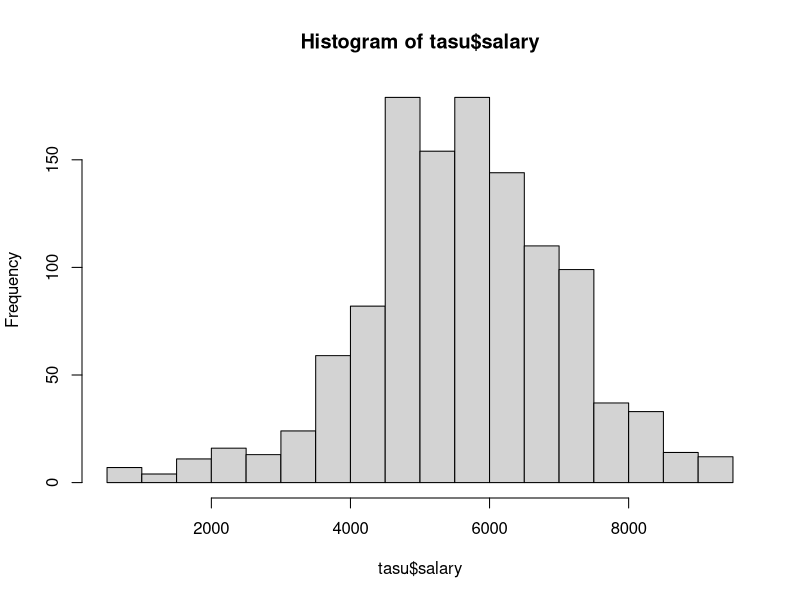
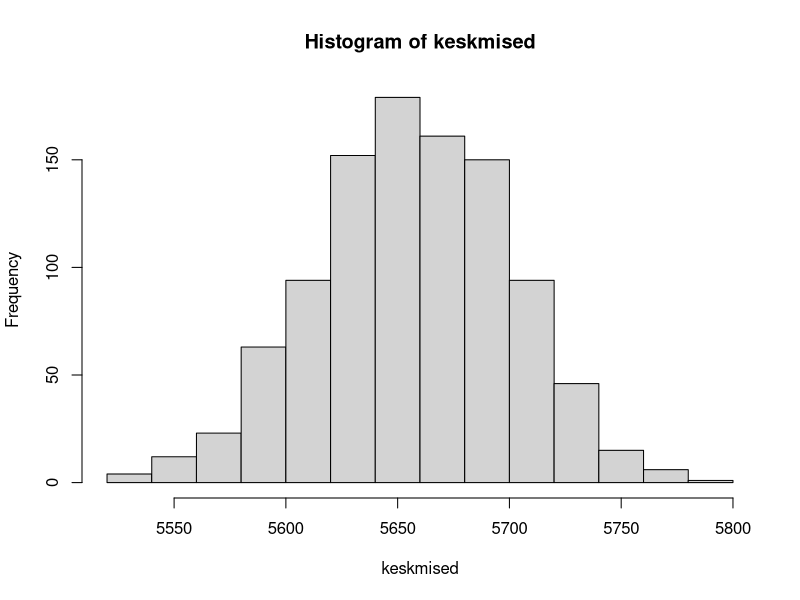
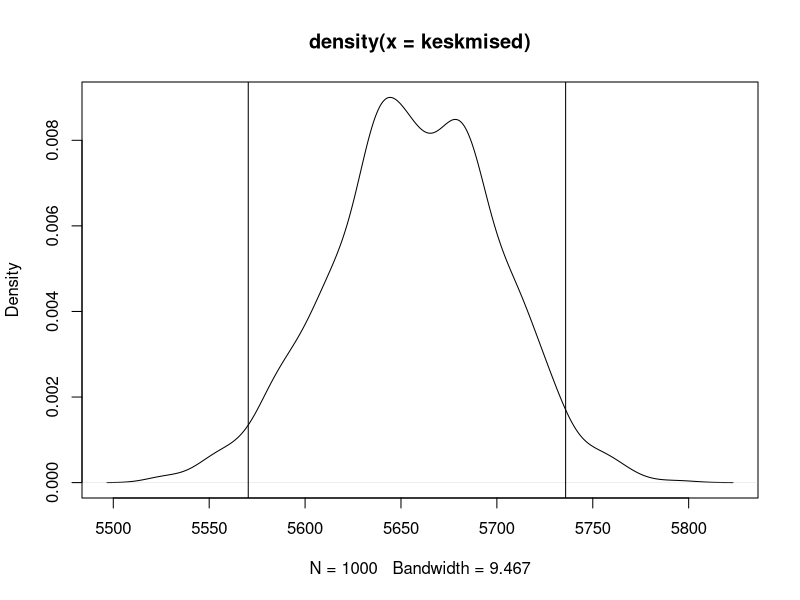
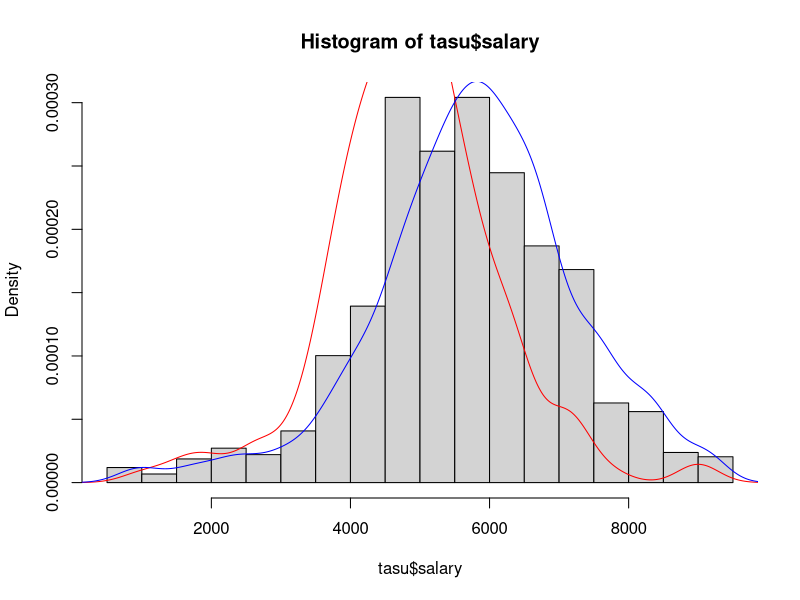
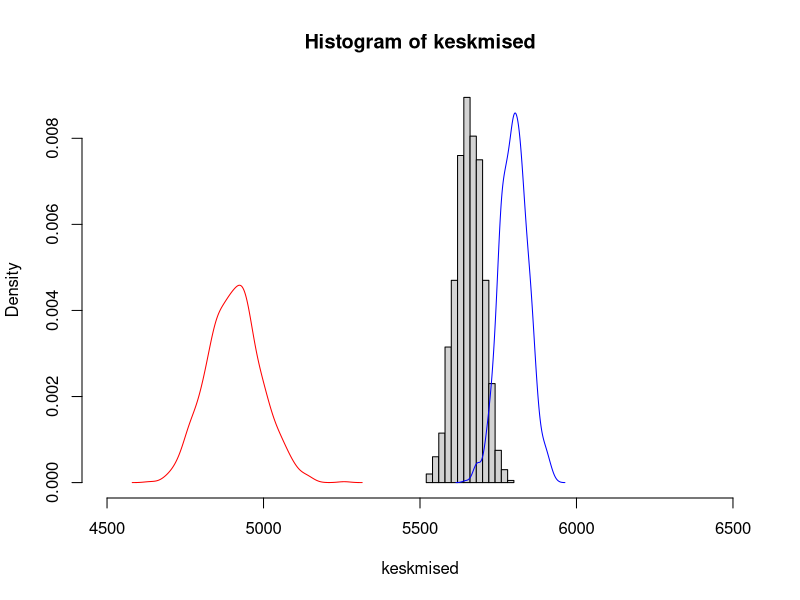
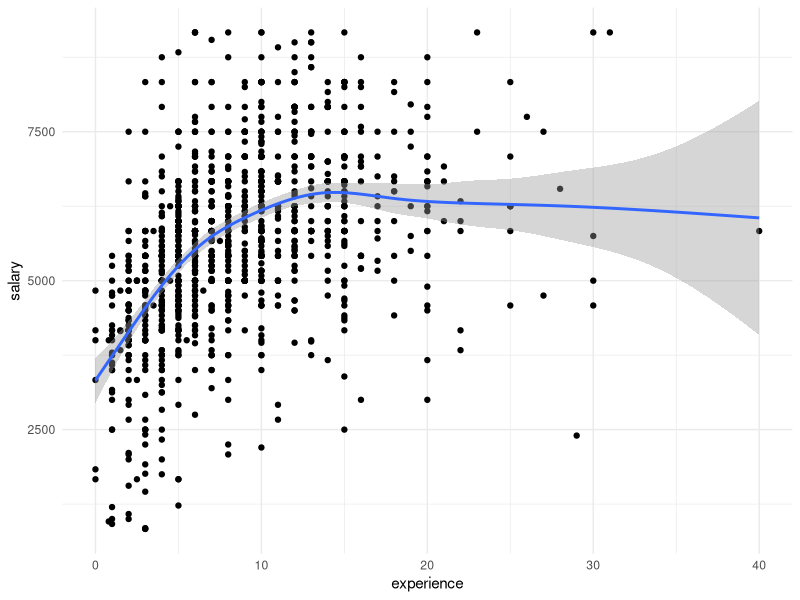
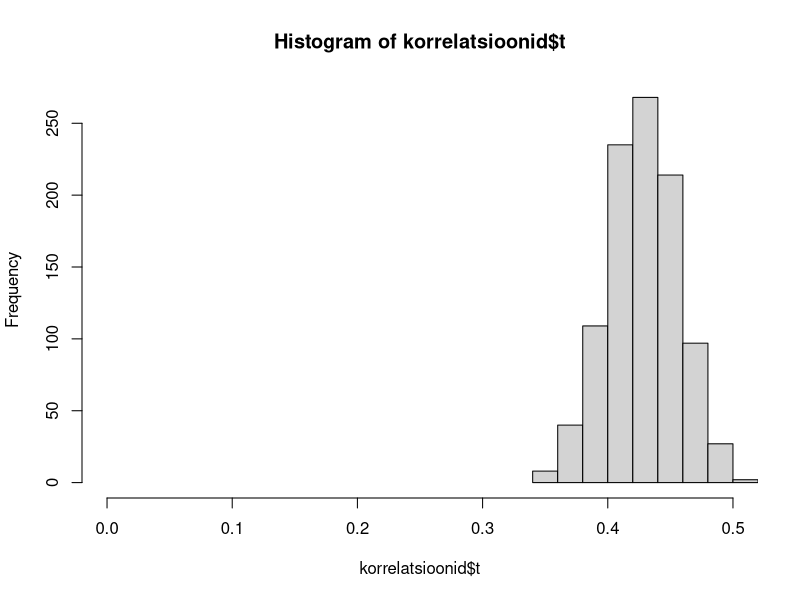
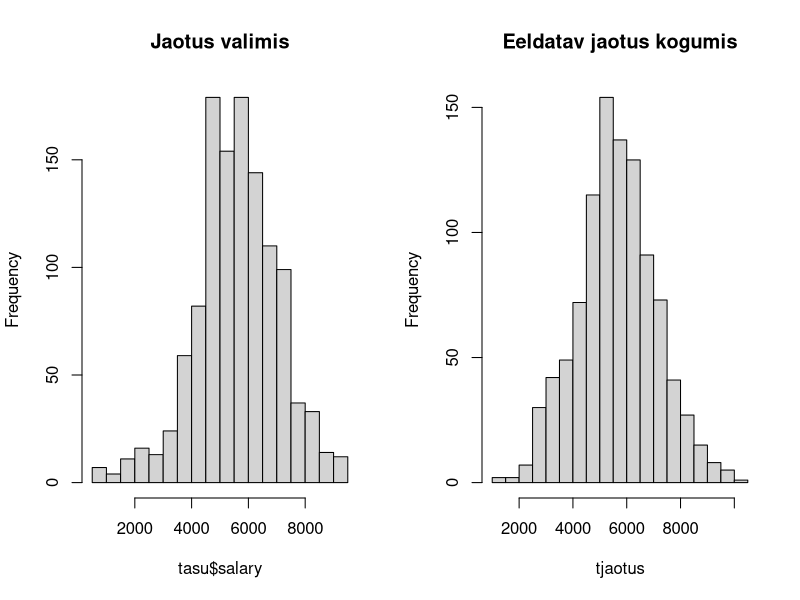

The R script that drew these images, in order:
## ---- chunk 1
#| message: false
library('magrittr')
library('tidyverse')
library('ggplot2')
## ---- chunk 2
#| include: false
set.seed(0)
## ---- chunk 3
tasu <- read.csv('andmed/itsalary.csv')
str(tasu)
## ---- chunk 4
tasu %<>% mutate(salary = salary / 12)
hist(tasu$salary)
mean(tasu$salary)
## ---- chunk 5
valimid <- replicate(1000, # Korrata järgnevat käsku 1000 korda
                     sample(tasu$salary, # Võtta valim töötasude seast
                            length(tasu$salary), # Valimis on sama palju väärtusi kui andmestik
                            replace = T), # Valimis võivad vaatlused korduda
                     simplify = FALSE) # Väljasta tulemus loeteluna
str(head(valimid))
## ---- chunk 6
keskmised <- sapply(valimid, mean)
hist(keskmised)
## ---- chunk 7
quantile(keskmised, .025) # Alumine 2.5% piir
quantile(keskmised, .975) # Ülemine 2.5% piir
## ---- chunk 8
plot(density(keskmised))
abline(v = quantile(keskmised, .025))
abline(v = quantile(keskmised, .975))
## ---- chunk 9
library('boot')
# Leiame 1000 korduvvaliku teel saadud valimi keskmised 
keskmisedBoot <- boot(tasu$salary, 
                      function(x,i) mean(x[i]), # Funktsioon keskmiste arvutamiseks
                      1000) # Kordame valikut 1000 korda
# Leiame, mis vahemikku jääb 95% nendest keskmistest
boot.ci(keskmisedBoot, conf = 0.95, type = 'norm')
## ---- chunk 10
hist(tasu$salary, freq = FALSE)
lines(density(tasu$salary[tasu$gender == "Female"]), col = 'red')
lines(density(tasu$salary[tasu$gender == "Male"]), col = 'blue')
mean(tasu$salary[tasu$gender == "Female"])
mean(tasu$salary[tasu$gender == "Male"])
## ---- chunk 11
# Naiste töötasu usaldusvahemik
keskmisedN <- boot(tasu$salary[tasu$gender == "Female"], 
                   function(x,i) mean(x[i]), 
                   1000) 
boot.ci(keskmisedN, conf = 0.95, type = 'norm')
# Meeste töötasu usaldusvahemik
keskmisedM <- boot(tasu$salary[tasu$gender == "Male"], 
                   function(x,i) mean(x[i]), 
                   1000) 
boot.ci(keskmisedM, conf = 0.95, type = 'norm')
## ---- chunk 12
#| include: false
uvN <- boot.ci(keskmisedN, conf = 0.95, type = 'norm')$normal[2:3] %>% round
uvM <- boot.ci(keskmisedM, conf = 0.95, type = 'norm')$normal[2:3] %>% round
## ---- chunk 13
hist(keskmised, freq = FALSE, xlim = c(4500,6500))
lines(density(keskmisedN$t), col = 'red') # Naiste tõõtasu punasega
lines(density(keskmisedM$t), col = 'blue') # Meeste tõõtasu sinisega
## ---- chunk 14
ggplot(tasu) + 
  aes(x = experience, y = salary) + 
  geom_point() + 
  geom_smooth() + 
  theme_minimal()
## ---- chunk 15
cor(tasu$salary, tasu$experience, use = 'pairwise.complete.obs')
## ---- chunk 16
korrelatsioonid <- boot(tasu, 
                        function(x,i) cor(x[i, 'salary'], x[i, 'experience']), 
                        1000)
boot.ci(korrelatsioonid, type = 'norm')
## ---- chunk 17
#| include: false
uv <- boot.ci(korrelatsioonid, conf = 0.95, type = 'norm')$normal[2:3] %>% round(2)
## ---- chunk 18
hist(korrelatsioonid$t, xlim = c(0,.5))
## ---- chunk 19
tjaotus <- rt(1000, length(tasu$salary)) * sd(tasu$salary) + mean(tasu$salary)
par(mfrow = 1:2)
hist(tasu$salary, main = "Jaotus valimis", 20)
hist(tjaotus, main = "Eeldatav jaotus kogumis", 20)
## ---- chunk 20
z <- qt(0.975, length(tasu$salary) - 1) # T-jaotuse täiendkvantiil
viga <- z * (sd(tasu$salary) / sqrt(length(tasu$salary))) # Viga keskmisest
mean(tasu$salary) - viga # Alumine 2.5% piir
mean(tasu$salary) + viga # Ülemine 2.5% piir
## ---- chunk 21
t.test(tasu$salary)
## ---- chunk 22
# Tekitame valimid
valimM <- replicate(1000, 
sample(tasu$salary[tasu$gender == "Male"], 
length(tasu$salary[tasu$gender == "Female"]),
replace = T),
simplify = FALSE)
valimN <- replicate(1000, 
sample(tasu$salary[tasu$gender == "Female"], 
length(tasu$salary[tasu$gender == "Female"]),
replace = T),
simplify = FALSE)
# Arvutame keskmised
keskmisedM <- sapply(valimM, mean)
keskmisedN <- sapply(valimN, mean)
## ---- chunk 23
quantile(keskmisedM, .025)
quantile(keskmisedM, .975)
quantile(keskmisedN, .025)
quantile(keskmisedN, .975)
